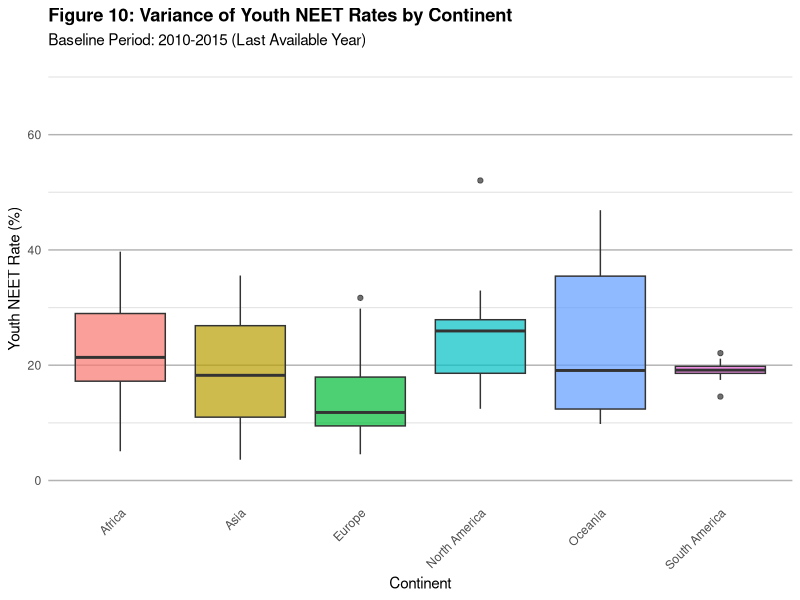
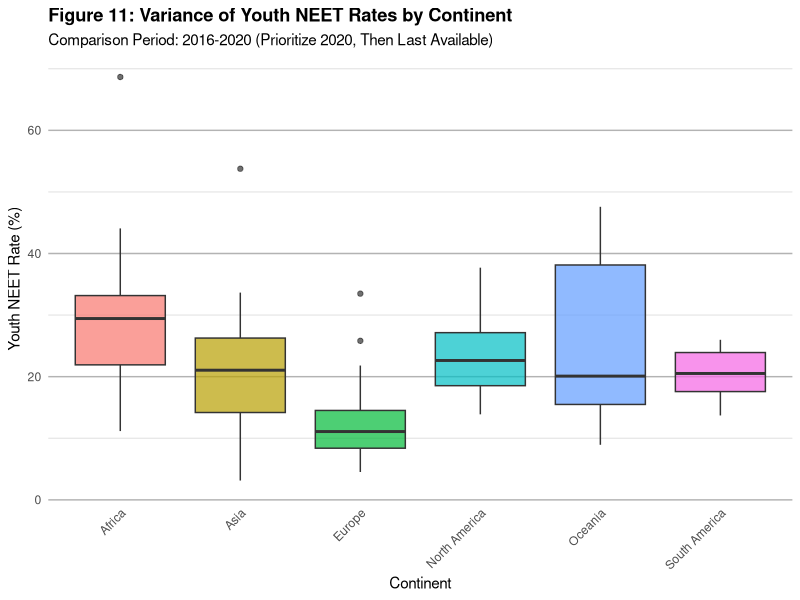
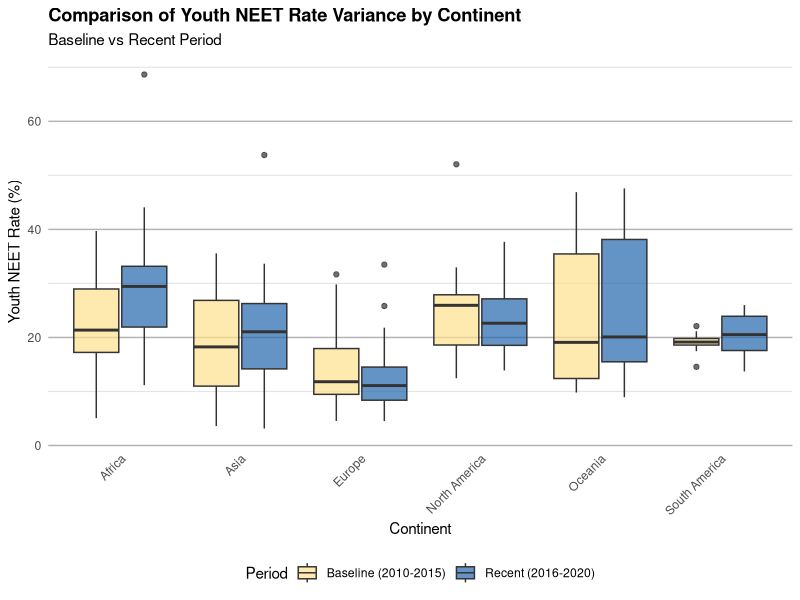
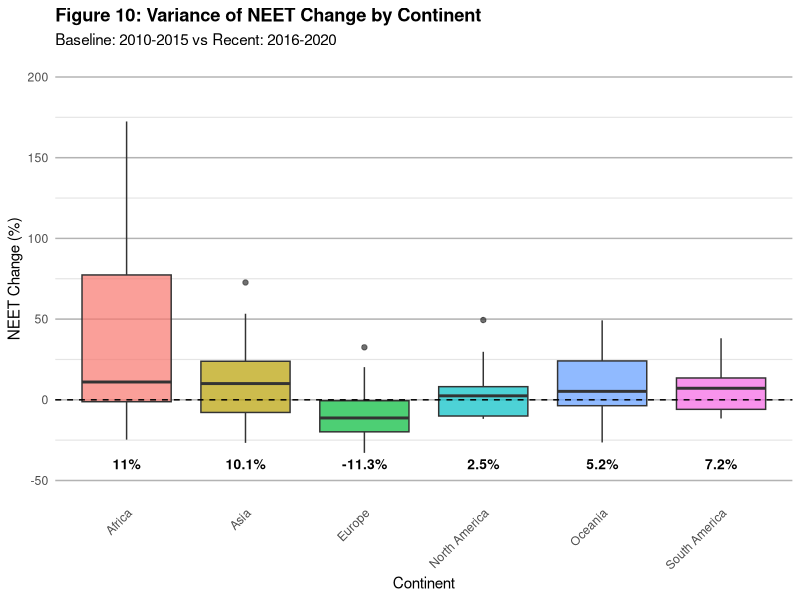
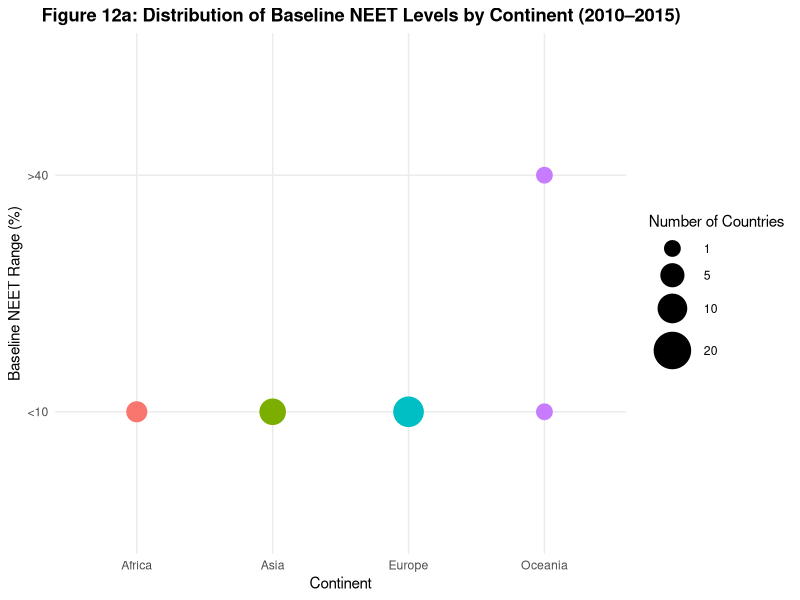
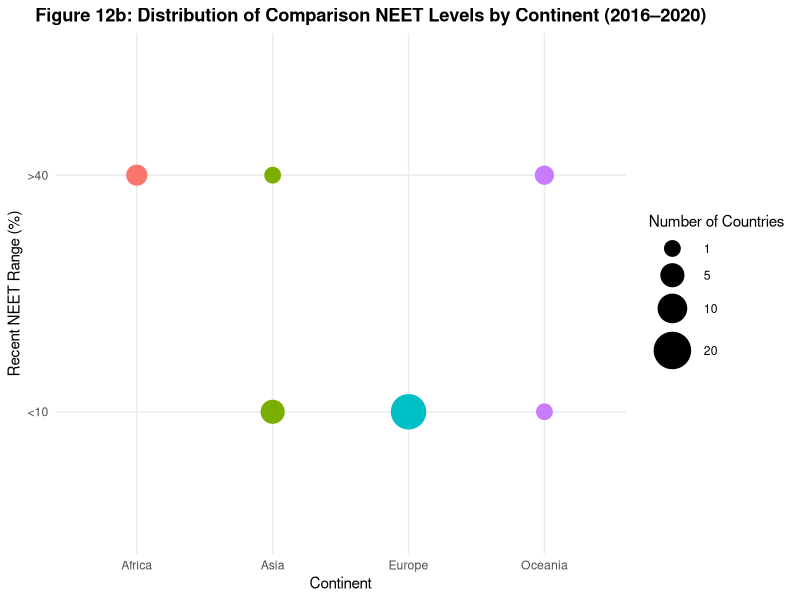

The R source for these figures, in order:
library(dplyr)
library(ggplot2)

# Load your data
master <- read.csv('master_dataset.csv')

# Calculate baseline and recent NEET for each country
neet_boxplot_data <- master %>%
  group_by(country, continent) %>%
  arrange(year) %>%
  summarise(
    # Baseline period (2010-2015) - take last available year
    baseline_neet = last(neet_share[year >= 2010 & year <= 2015 & !is.na(neet_share)]),
    baseline_year = last(year[year >= 2010 & year <= 2015 & !is.na(neet_share)]),
    # Recent period (2016-2020) - prioritize 2020, then take last available
    recent_neet = ifelse(
      any(year == 2020 & !is.na(neet_share)),
      neet_share[year == 2020 & !is.na(neet_share)][1],
      last(neet_share[year >= 2016 & year < 2020 & !is.na(neet_share)])
    ),
    recent_year = ifelse(
      any(year == 2020 & !is.na(neet_share)),
      2020,
      last(year[year >= 2016 & year < 2020 & !is.na(neet_share)])
    ),
    .groups = 'drop'
  ) %>%
  filter(!is.na(baseline_neet) & !is.na(recent_neet))


# Plot 1: Baseline NEET variance by continent
ggplot(neet_boxplot_data, aes(x = continent, y = baseline_neet, fill = continent)) +
  geom_boxplot(alpha = 0.7) +
  coord_cartesian(ylim = c(0, 70)) +
  theme_minimal() +
  theme(
    panel.grid.major.x = element_blank(),
    panel.grid.major.y = element_line(colour = "grey70"),
    panel.grid.minor = element_line(colour = "grey90", linewidth = 0.4),
    legend.position = "none",
    plot.title = element_text(hjust = 0, face = "bold"),
    plot.subtitle = element_text(hjust = 0),
    axis.text.x = element_text(angle = 45, hjust = 1)
  ) +
  labs(
    x = "Continent",
    y = "Youth NEET Rate (%)",
    title = "Figure 10: Variance of Youth NEET Rates by Continent",
    subtitle = "Baseline Period: 2010-2015 (Last Available Year)"
  )

# Plot 2: Recent NEET variance by continent
ggplot(neet_boxplot_data, aes(x = continent, y = recent_neet, fill = continent)) +
  geom_boxplot(alpha = 0.7) +
  theme_minimal() +
  theme(
    panel.grid.major.x = element_blank(),
    panel.grid.major.y = element_line(colour = "grey70"),
    panel.grid.minor = element_line(colour = "grey90", linewidth = 0.4),
    legend.position = "none",
    plot.title = element_text(hjust = 0, face = "bold"),
    plot.subtitle = element_text(hjust = 0),
    axis.text.x = element_text(angle = 45, hjust = 1)
  ) +
  labs(
    x = "Continent",
    y = "Youth NEET Rate (%)",
    title = "Figure 11: Variance of Youth NEET Rates by Continent",
    subtitle = "Comparison Period: 2016-2020 (Prioritize 2020, Then Last Available)"
  )

# Optional: Combined plot showing both periods side by side
library(tidyr)

neet_combined <- neet_boxplot_data %>%
  select(country, continent, baseline_neet, recent_neet) %>%
  pivot_longer(
    cols = c(baseline_neet, recent_neet),
    names_to = "period",
    values_to = "neet_rate"
  ) %>%
  mutate(
    period = ifelse(period == "baseline_neet", "Baseline (2010-2015)", "Recent (2016-2020)")
  )

ggplot(neet_combined, aes(x = continent, y = neet_rate, fill = period)) +
  geom_boxplot(alpha = 0.7, position = position_dodge(width = 0.8)) +
  theme_minimal() +
  theme(
    panel.grid.major.x = element_blank(),
    panel.grid.major.y = element_line(colour = "grey70"),
    panel.grid.minor = element_line(colour = "grey90", linewidth = 0.4),
    legend.position = "bottom",
    legend.direction = "horizontal",
    plot.title = element_text(hjust = 0, face = "bold"),
    axis.text.x = element_text(angle = 45, hjust = 1)
  ) +
  labs(
    x = "Continent",
    y = "Youth NEET Rate (%)",
    fill = "Period",
    title = "Comparison of Youth NEET Rate Variance by Continent",
    subtitle = "Baseline vs Recent Period"
  ) +
  scale_fill_manual(values = c("Baseline (2010-2015)" = "#fee08b", 
                               "Recent (2016-2020)" = "#2166ac"))

# Summary statistics
summary_stats <- neet_boxplot_data %>%
  group_by(continent) %>%
  summarise(
    baseline_median = median(baseline_neet, na.rm = TRUE),
    baseline_mean = mean(baseline_neet, na.rm = TRUE),
    baseline_sd = sd(baseline_neet, na.rm = TRUE),
    recent_median = median(recent_neet, na.rm = TRUE),
    recent_mean = mean(recent_neet, na.rm = TRUE),
    recent_sd = sd(recent_neet, na.rm = TRUE),
    n_countries = n(),
    .groups = 'drop'
  )

print("Summary statistics by continent:")
print(summary_stats)

library(dplyr)
library(ggplot2)

# Load your data
master <- read.csv('master_dataset.csv')

# Calculate NEET change for each country
neet_change_data <- master %>%
  group_by(country, continent) %>%
  arrange(year) %>%
  summarise(
    # Baseline period (2010-2015) - take last available year
    baseline_neet = last(neet_share[year >= 2010 & year <= 2015 & !is.na(neet_share)]),
    # Recent period (2016-2020) - prioritize 2020, then take last available
    recent_neet = ifelse(
      any(year == 2020 & !is.na(neet_share)),
      neet_share[year == 2020 & !is.na(neet_share)][1],
      last(neet_share[year >= 2016 & year < 2020 & !is.na(neet_share)])
    ),
    .groups = 'drop'
  ) %>%
  filter(!is.na(baseline_neet) & !is.na(recent_neet)) %>%
  mutate(
    neet_change = ((recent_neet - baseline_neet) / baseline_neet) * 100
  )

# Calculate median for each continent
median_values <- neet_change_data %>%
  group_by(continent) %>%
  summarise(median_change = median(neet_change, na.rm = TRUE), .groups = 'drop')

# Create box plot with median values at the base
ggplot(neet_change_data, aes(x = continent, y = neet_change, fill = continent)) +
  geom_boxplot(alpha = 0.7) +
  geom_hline(yintercept = 0, linetype = "dashed", color = "black") +
  geom_text(data = median_values,
            aes(x = continent, y = -40, label = paste0(round(median_change, 1), "%")),
            fontface = "bold", size = 3.5) +
  coord_cartesian(ylim = c(-50, 200)) +
  theme_minimal() +
  theme(
    panel.grid.major.x = element_blank(),
    panel.grid.major.y = element_line(colour = "grey70"),
    panel.grid.minor = element_line(colour = "grey90", linewidth = 0.4),
    legend.position = "none",
    plot.title = element_text(hjust = 0, face = "bold"),
    plot.subtitle = element_text(hjust = 0),
    axis.text.x = element_text(angle = 45, hjust = 1)
  ) +
  labs(
    x = "Continent",
    y = "NEET Change (%)",
    title = "Figure 10: Variance of NEET Change by Continent",
    subtitle = "Baseline: 2010-2015 vs Recent: 2016-2020 "
  )

# Print median values
print("Median NEET change by continent:")
print(median_values)

#NEW PLOT: DOT PLOT
neet_ranges <- neet_change_data %>%
  mutate(
    baseline_range = cut(
      baseline_neet,
      breaks = c(-Inf, 10, 20, 30, 40, Inf),
      labels = c("<10", "10–20", "20–30", "30–40", ">40"),
      right = FALSE
    ),
    recent_range = cut(
      recent_neet,
      breaks = c(-Inf, 10, 20, 30, 40, Inf),
      labels = c("<10", "10–20", "20–30", "30–40", ">40"),
      right = FALSE
    )
  )

baseline_counts <- neet_ranges %>%
  filter(baseline_range %in% c("<10", ">40")) %>%
  group_by(continent, baseline_range) %>%
  summarise(n = n(), .groups = "drop")

recent_counts <- neet_ranges %>%
  filter(recent_range %in% c("<10", ">40")) %>%
  group_by(continent, recent_range) %>%
  summarise(n = n(), .groups = "drop")

common_breaks <- c(1,5,10,20)

baseline_counts_filtered <- baseline_counts %>%
  filter(continent != "North America")


ggplot(baseline_counts_filtered, aes(y = baseline_range, x = continent)) +
  geom_point(aes(size = n, color = continent)) +
  scale_size_continuous(range = c(3, 12),
  breaks = common_breaks,
  limits = c(0,max(common_breaks))
  ) +
  guides(color = "none") +   # ← removes continent colour legend
  theme_minimal() +
  theme(
    plot.title = element_text(face = "bold", hjust = 0.2),
    plot.subtitle = element_text(face = "bold")
  ) +
  labs(
    title = "Figure 12a: Distribution of Baseline NEET Levels by Continent (2010–2015)",
    x = "Continent",
    y = "Baseline NEET Range (%)",
    size = "Number of Countries"
  )

ggplot(recent_counts, aes(x = continent, y = recent_range)) +
  geom_point(aes(size = n, color = continent)) +
  scale_size_continuous(range = c(3, 12),
                        breaks = common_breaks,
                        limits = c(0,max(common_breaks))
  ) +
  guides(color = "none") +
  theme_minimal() +
  theme(
    plot.title = element_text(face = "bold", hjust = 0.2),
    plot.subtitle = element_text(face = "bold")
  ) +
  labs(
    title = "Figure 12b: Distribution of Comparison NEET Levels by Continent (2016–2020)",
    x = "Continent",
    y = "Recent NEET Range (%)",
    size = "Number of Countries"
  )

